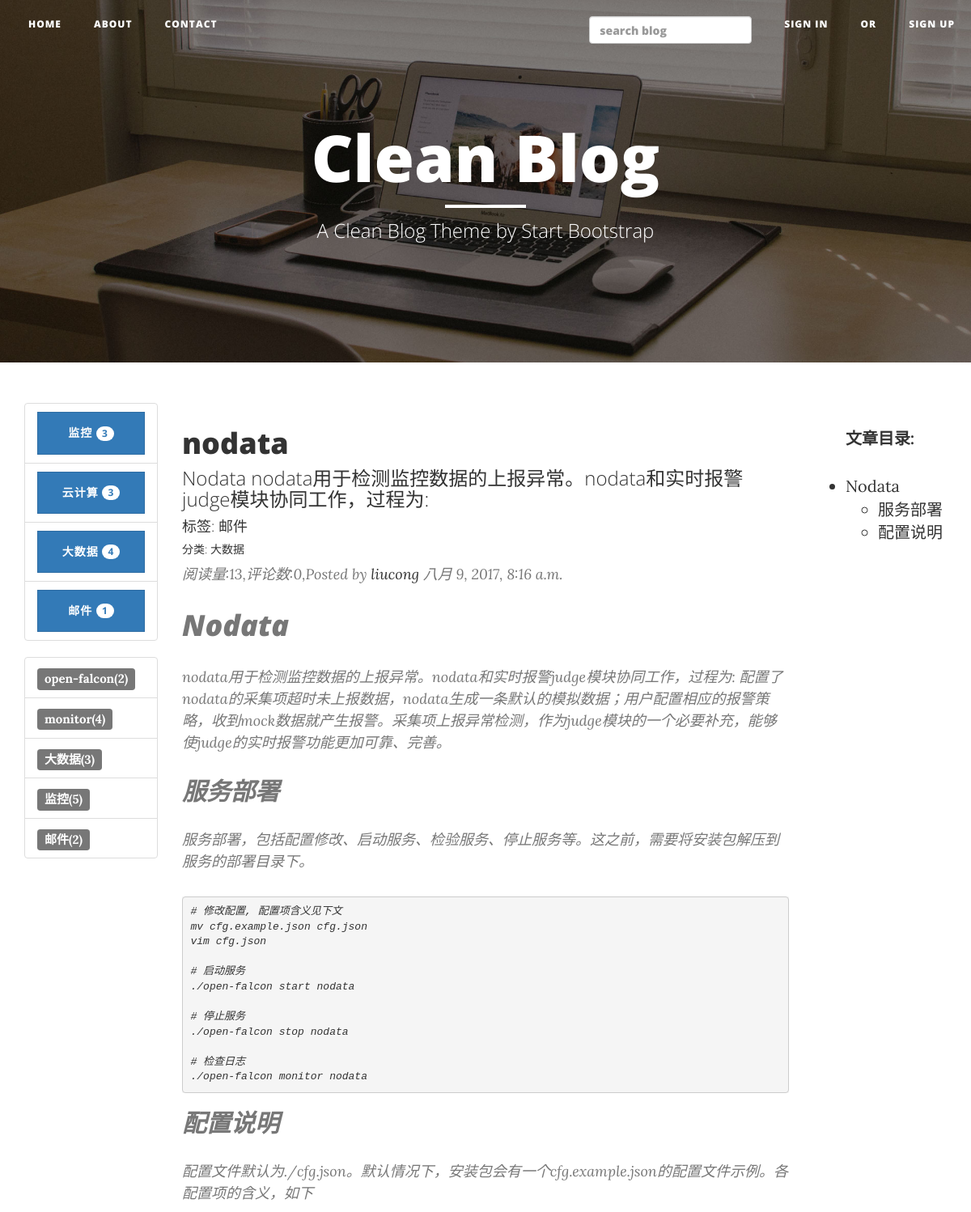
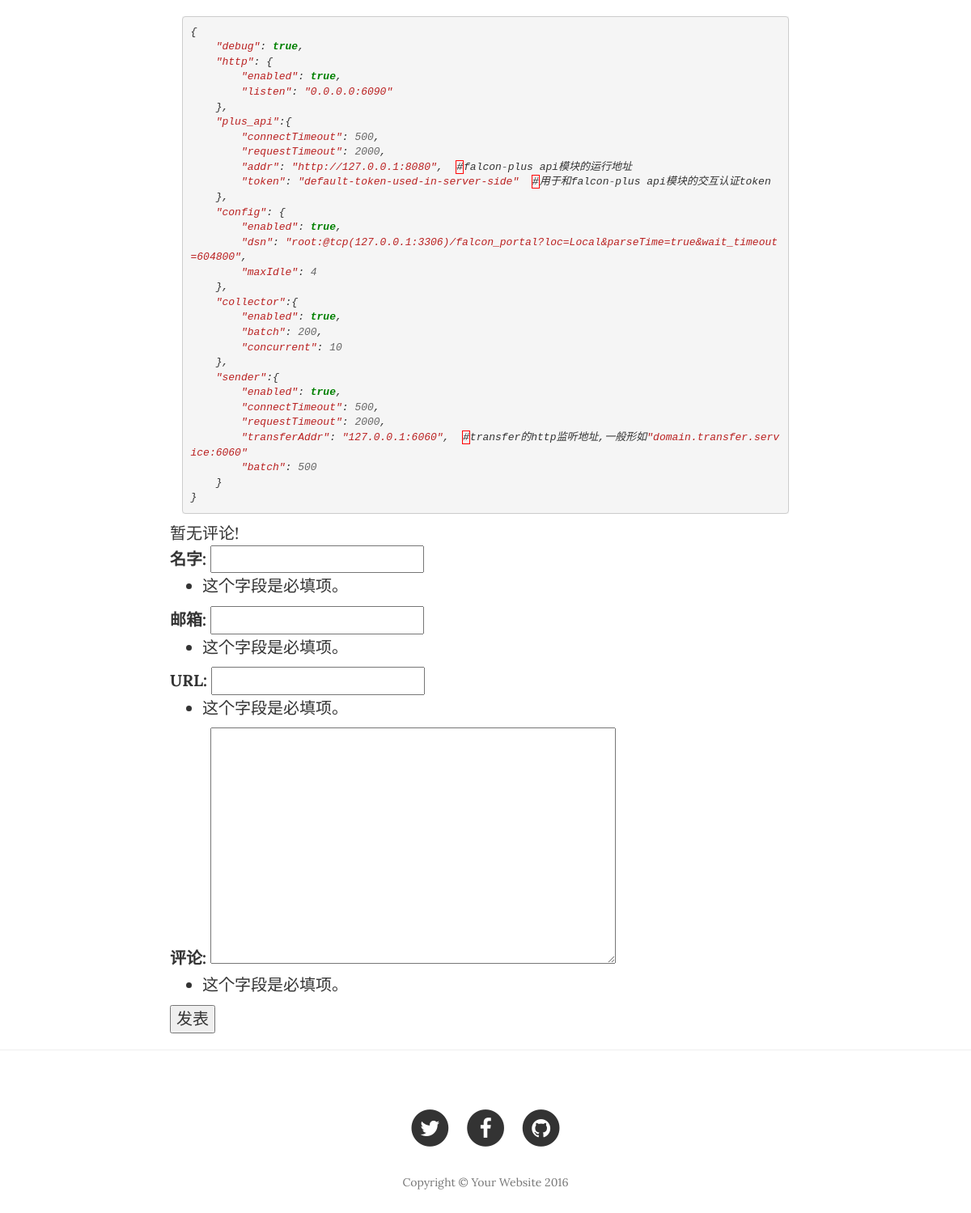
Screenshot of /blog/post/11/ with the database file from the repository (2 pictures, top to bottom).
### blog/models.py (models this page shows, shortened)
class Category(models.Model):
    name = models.CharField(max_length=255)
    def __unicode__(self):
        return self.name

class Tag(models.Model):
    name = models.CharField(max_length=255)
    def __unicode__(self):
        return self.name

class Article(models.Model):
    title = models.CharField(max_length=255)
    abstract = models.CharField(max_length=255,blank=True)
    content = models.TextField()
    create_time = models.DateTimeField(auto_now_add=True)
    modify_time = models.DateTimeField(auto_now_add=True)
    author = models.ForeignKey(Author,on_delete=models.CASCADE)
    tags = models.ManyToManyField(Tag,blank=True)
    category = models.ForeignKey(Category,on_delete=models.CASCADE)
    read_count = models.PositiveIntegerField(default=0)
    def get_absolute_url(self):
        return reverse("blog:detail",kwargs={'pk':self.pk})
    def increase_readcnt(self):
        self.read_count += 1
        self.save(update_fields=['read_count'])
    def save(self,*args,**kwargs):
        if not self.abstract:
            md = markdown.Markdown(extensions=[
                'markdown.extensions.extra',
                'markdown.extensions.codehilite',
            ])
            self.abstract = strip_tags(md.convert(self.content))[:54]
        super(Article,self).save(*args,**kwargs)

class Author(models.Model):
    name  = models.CharField(max_length=255)
    password = models.CharField(max_length=255)
    email = models.EmailField()

### blog/views.py (the view)
# urls.py: url(r'^post/(?P<pk>[0-9]+)/$', views.detail,name="detail"),
def detail(request,pk):
    article = get_object_or_404(Article,pk=pk)
    article.increase_readcnt()
    md = markdown.Markdown(extensions=[
        'markdown.extensions.extra',
        'markdown.extensions.codehilite',
        TocExtension(slugify=slugify)
    ])
    article.content = md.convert(article.content)
    article.toc = md.toc
    form = CommentForm(request.POST)
    comment_list = article.comment_set.all()
    context = { 'article' : article,
                'form' : form,
                'comment_list' : comment_list}
    return render(request,'blog/post.html',context=context)

### comments/forms.py
class CommentForm(forms.ModelForm):
    class Meta:
        model = Comment
        fields = ['name','email','url','text']

### blog/templatetags/tags.py (called while the page is built)
@register.simple_tag
def get_categories():
    return Category.objects.all()

@register.simple_tag
def get_tags():
    return Tag.objects.annotate(num_articles=Count('article')).filter(num_articles__gt=0)

### blog/templates/blog/post.html (shortened to what this page needs)
{% extends 'blog/base.html' %}
{% block header %}
    <header class="intro-header bg-img">
        <div class="container">
            <div class="row">
                <div class="col-lg-8 col-lg-offset-2 col-md-10 col-md-offset-1">
                    <div class="site-heading">
                        <h1>Clean Blog</h1>
                        <hr class="small">
                        <span class="subheading">A Clean Blog Theme by Start Bootstrap</span>
                    </div>
                </div>
            </div>
        </div>
    </header>
{% endblock header %}
{% block main %}
<div class="col-lg-8 col-md-10">
    <div class="post-preview">
        <a href="{{ article.get_absolute_url }}">
            <h2 class="post-title">
                {{ article.title }}
            </h2>
            <h3 class="post-subtitle">
                {{ article.abstract }}
            </h3>
            <h4 class="post-subtitle">
                标签:
                {% for tag in article.tags.all %}
                {{ tag.name }}
                {% endfor %}
            </h4>
            <h5 class="post-subtitle">
                分类: {{ article.category }}
            </h5>
        </a>
        <p class="post-meta">阅读量:{{ article.read_count }},评论数:{{ article.comment_set.count }},Posted by <a href="#">{{ article.author.name }}</a> {{ article.create_time }}</p>
        <div class="post-meta">
            {{ article.content|safe }}
        </div>
    </div>
    <div class="row">
        {% for comment in comment_list %}
        <div class="post-preview">
            <div class="post-meta">
                {{ comment.text }}
            </div>
            <span class="post-meta">{{ comment.name }}</span>
            <span>{{ comment.create_time }}</span>
        </div>
        {% empty %}
            暂无评论!
        {% endfor %}
    </div>
    <div class="row">
        <form class="form-horizontal" action="{% url 'comments:post_comment' article.pk %}" method="post">
        <div>
            <label for ="{{ form.name.id_for_label }}">名字:</label>
            {{ form.name }}
            {{ form.name.errors }}
        </div>
        <div>
            <label for ="{{ form.email.id_for_label }}">邮箱:</label>
            {{ form.email }}
            {{ form.email.errors }}
        </div>
        <div>
            <label for ="{{ form.url.id_for_label }}">URL:</label>
            {{ form.url }}
            {{ form.url.errors }}
        </div>
        <div>
            <label for ="{{ form.text.id_for_label }}">评论:</label>
            {{ form.text }}
            {{ form.text.errors }}
        </div>
        <div>
            <button type="submit" class="comment-btn">发表</button>
        </div>
        </form>
    </div>
</div>
{% endblock main %}
{% block catelog %}
<div class="col-lg-2 col-md-2">
    <p><b><center>文章目录:</center></b></p>
  <p>{{ article.toc|safe }}</p>
</div>
{% endblock catelog %}

### blog/templates/blog/base.html (shortened to what this page needs)
{% load staticfiles %}
{% load tags %}
<!DOCTYPE html>
<html lang="en">
<head>
    <link href="{% static 'blog/vendor/bootstrap/css/bootstrap.min.css' %}" rel="stylesheet">
    <link href="{% static 'blog/css/clean-blog.min.css' %}" rel="stylesheet">
    <link href="{% static 'blog/vendor/font-awesome/css/font-awesome.min.css' %}" rel="stylesheet" type="text/css">
    <link href="{% static 'blog/css/django-blog.css' %}" rel="stylesheet">
    <link href="{% static 'blog/css/code.css' %}" rel="stylesheet">
</head>
<body>
    <nav class="navbar navbar-default navbar-custom navbar-fixed-top">
        <div class="container-fluid">
            <div class="collapse navbar-collapse" id="bs-example-navbar-collapse-1">
                <ul class="nav navbar-nav navbar-left">
                    <li>
                        <a href="{% url 'blog:index'%}">Home</a>
                    </li>
                    <li>
                        <a href="{% url 'blog:about' %}">About</a> </li>
                    <li>
                        <a href="{% url 'blog:contact'%}">Contact</a>
                    </li>
                </ul>
                <ul class="nav navbar-nav navbar-right">
                    <li>
                        <a href="#">
                        <form action="{%url 'haystack_search' %}" method="get">
                            <input type="search" name="q" placeholder="search blog" class="form-control header-search-input js-site-search-focus" />
                        </form>
                        </a>
                    </li>
                    {% if not user.is_authenticated %}
                    <li>
                        <a href="/users/login/?next={{ request.path }}">Sign in</a>
                    </li>
                    <li>
                        <a href="#">Or</a>
                    </li>
                    <li>
                        <a href="/users/register/?next={{ request.path }}">Sign up</a>
                    </li>
                    {% else %}
                    <li>
                        <a href="/users/logout/?next=/">logout</a>
                    </li>
                    {% endif %}
                </ul>
            </div>
        </div>
    </nav>
    {% block header %}
    {% endblock %}
    <div class="container">
        <div class="row">
            <div class="col-lg-2 col-md-2">
                {% get_categories as categories %}
                <div class="list-group">
                {% for category in categories %}
                <a href="{% url 'blog:category' category.pk %}" class="list-group-item">
                    <button class="btn btn-primary" style="width:100%">
                        {{ category }}
                        <span class="badge">
                        {{ category.article_set.count}}
                        </span>
                    </button>
                </a>
                {% empty %}
                暂无分类
                {% endfor %}
                </div>
                {% get_tags as tags %}
                <div class="list-group">
                {% for tag in tags %}
                <a href="{% url 'blog:tag' tag.pk %}" class="list-group-item">
                    <span class="label label-default">{{ tag }}({{ tag.num_articles }})</span>
                </a>
                {% empty %}
                暂无标签
                {% endfor %}
                </div>
            </div>
            {% block main %}
            {% endblock %}
            {% block catelog %}
            {% endblock %}
        </div>
    </div>
    <hr>
    <footer>
        <div class="container">
            <div class="row">
                <div class="col-lg-8 col-lg-offset-2 col-md-10 col-md-offset-1">
                    <ul class="list-inline text-center">
                        <li>
                            <a href="#">
                                <span class="fa-stack fa-lg">
                                    <i class="fa fa-circle fa-stack-2x"></i>
                                    <i class="fa fa-twitter fa-stack-1x fa-inverse"></i>
                                </span>
                            </a>
                        </li>
                        <li>
                            <a href="#">
                                <span class="fa-stack fa-lg">
                                    <i class="fa fa-circle fa-stack-2x"></i>
                                    <i class="fa fa-facebook fa-stack-1x fa-inverse"></i>
                                </span>
                            </a>
                        </li>
                        <li>
                            <a href="#">
                                <span class="fa-stack fa-lg">
                                    <i class="fa fa-circle fa-stack-2x"></i>
                                    <i class="fa fa-github fa-stack-1x fa-inverse"></i>
                                </span>
                            </a>
                        </li>
                    </ul>
                    <p class="copyright text-muted">Copyright &copy; Your Website 2016</p>
                </div>
            </div>
        </div>
    </footer>
</body>
</html>

### blog/static/blog/css/django-blog.css (style rules this page uses)
.bg-img { background-image: url('../img/home-bg.jpg') }

### blog/static/blog/css/code.css (style rules this page uses)
.codehilite { background: #f8f8f8; }
.codehilite .err { border: 1px solid #FF0000 }
.codehilite .o { color: #666666 }
.codehilite .kc { color: #008000; font-weight: bold }
.codehilite .s { color: #BA2121 }
.codehilite .w { color: #bbbbbb }
.codehilite .mi { color: #666666 }

### rows the page displays
Category: name "监控", article_set.count "3"
Category: name "云计算", article_set.count "3"
Category: name "大数据", article_set.count "4"
Category: name "邮件", article_set.count "1"
Tag: name "open-falcon", num_articles "2"
Tag: name "monitor", num_articles "4"
Tag: name "大数据", num_articles "3"
Tag: name "监控", num_articles "5"
Tag: name "邮件", num_articles "2"
Article: title "nodata", abstract "Nodata nodata用于检测监控数据的上报异常。nodata和实时报警judge模块协同工作，过程为:", category "大数据", read_count "13", comment_set.count "0", author.name "liucong", create_time "八月 9, 2017, 8:16 a.m.", content "Nodata nodata用于检测监控数据的上报异常。nodata和实时报警judge模块协同工作，过程为: 配置了nodata的采集项超时未上报数据，nodata生成一条默认的模拟数据；用户配置相应的报警策略，收到mock数据就产生报警。采集项上报异常检测，作为judge模块的一个必要补充，能够使judge的实时报警功能更加可靠、完善。 服务部署 服务部署，包括配置修改、启动服务、检验服务、停止服务等。这之前，需要将安装包解压到服务的部署目录下。 # 修改配置, 配置项含义见下文 mv cfg.example.json cfg.json vim cfg.json # 启动服务 ./open-falcon start nodata # 停止服务 ./open-falcon stop nodata # 检查日志 ./open-falcon monitor nodata 配置说明 配置文件默认为./cfg.json。默认情况下，安装包会有一个cfg.example.json的配置文件示例。各配置项的含义，如下 { \"debug\" : true , \"http\" : { \"enabled\" : true , \"listen\" : \"0.0.0.0:6090\" }, \"plus_api\" :{ \"connectTimeout\" : 500 , \"requestTimeout\" : 2000 , \"addr\" : \"http://127.0.0.1:8080\" , # falcon - plus api模块的运行地址 \"token\" :…", toc "Nodata 服务部署 配置说明"
